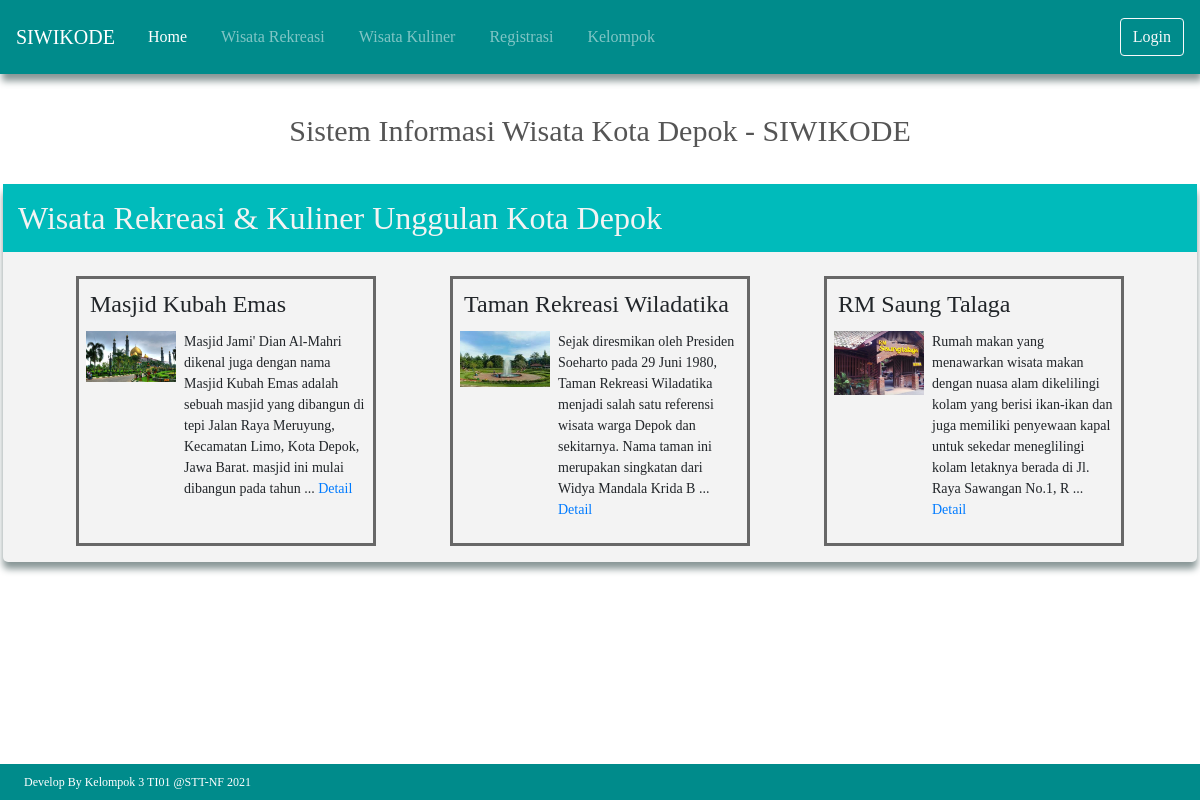
The page / on the database its author committed.
### tables this page shows
CREATE TABLE `wisata` (
  `id` int(11) NOT NULL,
  `nama` varchar(100) DEFAULT NULL,
  `deskripsi` text,
  `jenis_wisata_id` int(11) NOT NULL,
  `fasilitas` text,
  `bintang` float DEFAULT NULL,
  `kontak` varchar(45) DEFAULT NULL,
  `alamat` varchar(100) DEFAULT NULL,
  `latitude` varchar(30) DEFAULT NULL,
  `longitude` varchar(30) DEFAULT NULL,
  `email` varchar(45) DEFAULT NULL,
  `web` varchar(45) DEFAULT NULL,
  `jenis_kuliner_id` int(11) DEFAULT NULL,
  PRIMARY KEY (`id`),
  KEY `fk_wisata_jenis_wisata_idx` (`jenis_wisata_id`),
  KEY `fk_wisata_jenis_kuliner1_idx` (`jenis_kuliner_id`),
  CONSTRAINT `fk_wisata_jenis_kuliner1` FOREIGN KEY (`jenis_kuliner_id`) REFERENCES `jenis_kuliner` (`id`) ON DELETE NO ACTION ON UPDATE NO ACTION,
  CONSTRAINT `fk_wisata_jenis_wisata` FOREIGN KEY (`jenis_wisata_id`) REFERENCES `jenis_wisata` (`id`) ON DELETE NO ACTION ON UPDATE NO ACTION
);

CREATE TABLE `gambar` (
  `id` int(11) NOT NULL AUTO_INCREMENT,
  `nama` varchar(100) NOT NULL,
  `wisata_id` int(11) NOT NULL,
  PRIMARY KEY (`id`),
  KEY `FK_gambar` (`wisata_id`),
  CONSTRAINT `FK_gambar` FOREIGN KEY (`wisata_id`) REFERENCES `wisata` (`id`)
);

### application/views/_partials/view.php (called while the page is built)
<?php
require_once 'head.php';
require_once 'nav.php';
if (isset($content)) {
    $this->load->view($content);
}
require_once 'footer.php';

### application/controllers/Home.php (called while the page is built, shortened)
<?php
class Home extends CI_Controller
{
    public function index()
    {
        $model = $this->load->model('wisata_model');
        $unggulan = $this->wisata_model->unggulan();
        $data = [
            "content" => "content/home",
            "unggulan" => $unggulan,
            "model" => $model
        ];
        $this->load->view('_partials/view', $data);
    }
}

### index.php (called while the page is built, shortened)
<?php
require_once BASEPATH.'core/CodeIgniter.php';

### application/models/Wisata_model.php (called while the page is built, shortened)
<?php
class Wisata_model extends CI_Model
{
    public function query($query)
    {
        return $this->db->query($query)->row();
    }
    public function unggulan()
    {
        return $this->db->query('SELECT * FROM wisata ORDER BY bintang DESC LIMIT 3;')->result();
    }
}

### application/views/content/home.php (the view)
<br />
<h1>Sistem Informasi Wisata Kota Depok - SIWIKODE</h1>
<br />
<section>
    <h2>Wisata Rekreasi & Kuliner Unggulan Kota Depok</h2>
    <div class="container">
        <?php
        foreach ($unggulan as $wisata) {
            $gambar = $this->wisata_model->query('select nama from gambar where wisata_id=' . $wisata->id);
            $deskripsi = $this->wisata_model->query('select left(deskripsi, 210) as deskripsi from wisata where id=' . $wisata->id);
        ?>
        <div class="item">
            <h4><?= $wisata->nama ?></h4>
            <div class="content">
                <div>
                    <img src="<?= base_url('public/assets/upload/') . $gambar->nama ?>" width="90px"
                        alt="gambar taman Rekreasi Wiladatika" />
                </div>
                <div class="description">
                    <p><?= $deskripsi->deskripsi ?>
                        ...
                        <a href="<?= base_url('index.php/wisata/detailWisata/') . $wisata->id; ?>">Detail</a>
                    </p>
                </div>
            </div>
        </div>
        <?php } ?>
    </div>
</section>

### public/assets/css/kelompok.css (style rules this page uses)
* { margin: 0; padding: 0; }
body { font-family: 'Raleway', sans-serif; font-size: 14px; font-weight: 400; color: #777; }
h1 { font-size: 36px; color: #555; font-weight: bold; }

### public/assets/css/style.css (style rules this page uses)
* { font-family: 'Comic sans MS' }
h1 { margin-top: 15px; font-size: 30px; text-align: center }
section { padding-top: 0; border-radius: 5px; margin: 3px; background-color: #f3f3f3; box-shadow: #899797 0px 7px 7px 0px; }
section h2 { background-color: #00bbbb; padding: 15px; color: #f3f3f3; }
.container { padding: 9px; display: flex; flex-direction: row; flex-wrap: wrap; justify-content: space-around; margin-bottom: 35px; }
.item { border: 3px solid #00000093; width: 300px; height: 270px; padding: 3px; margin: 7px; }
.item h4 { margin: 8px; }
.content { width: 290px; display: flex; flex-direction: row; align-items: flex-start; }
.content div p { font-size: 14px; margin-top: 0; }
.content div { margin: 4px; }

### rows shown on the page
wisata: nama "Masjid Kubah Emas", gambar.nama (picture), deskripsi "Masjid Jami' Dian Al-Mahri dikenal juga dengan nama Masjid Kubah Emas adalah sebuah masjid yang dibangun di tepi Jalan Raya Meruyung, Kecamatan Limo, Kota Depok, Jawa Barat. masjid ini mulai dibangun pada tahun"
wisata: nama "Taman Rekreasi Wiladatika", gambar.nama (picture), deskripsi "Sejak diresmikan oleh Presiden Soeharto pada 29 Juni 1980, Taman Rekreasi Wiladatika menjadi salah satu referensi wisata warga Depok dan sekitarnya. Nama taman ini merupakan singkatan dari Widya Mandala Krida B"
wisata: nama "RM Saung Talaga", gambar.nama (picture), deskripsi "Rumah makan yang menawarkan wisata makan dengan nuasa alam dikelilingi kolam yang berisi ikan-ikan dan juga memiliki penyewaan kapal untuk sekedar meneglilingi kolam letaknya berada di Jl. Raya Sawangan No.1, R"
